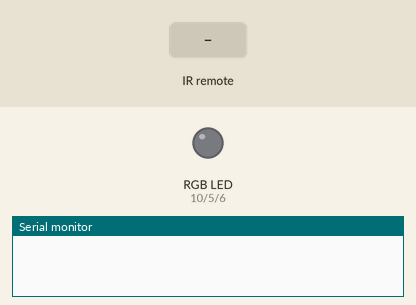
Simulated run of this program. Board: Arduino Uno, built with avr-gcc and run on an emulated ATmega328P. On the bench: an RGB LED mixed from three pins (HIGH = lit), the last lines printed to the serial monitor. The inputs (shaded band) are chosen by the test bench. Dim RGB values are drawn brighter than linear.

Above: at 1.2 s.
1.3 s: infrared code 0xBA45FF00 received
At 2.3 s:
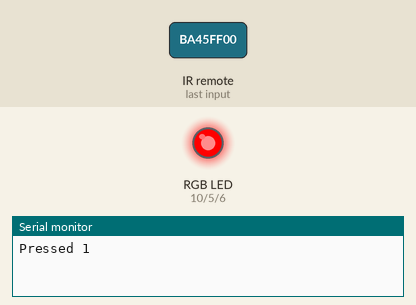
2.8 s: infrared code 0xAD52FF00 received
At 3.4 s:
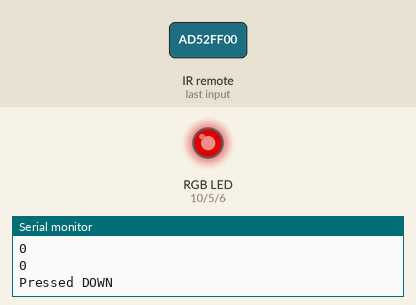
4.3 s: infrared code 0xE718FF00 received
At 4.6 s:
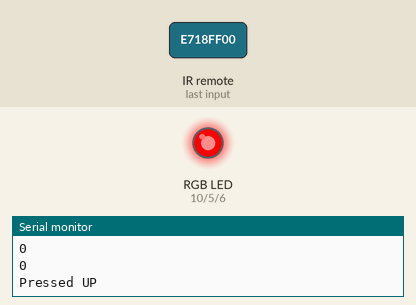
5.8 s: infrared code 0xB946FF00 received
At 6.9 s:
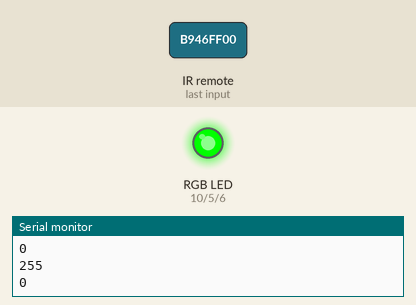
7.3 s: infrared code 0xB847FF00 received
At 8.0 s:
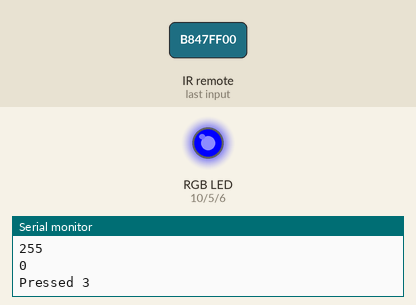
8.8 s: infrared code 0xBB44FF00 received
At 9.2 s:
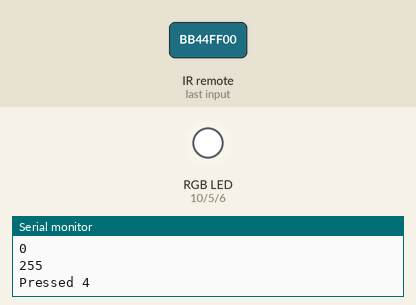
Timing chart, 0 to 11.3 s (numbered marks = the images above; inputs shaded):
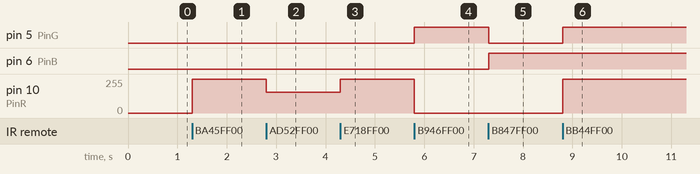

Measured:
- after the input at 1.3 s, pin 10 (PinR): 0/255 → 255/255 at once
- after the input at 2.8 s, pin 10 (PinR): 255/255 → 155/255 at once
- after the input at 4.3 s, pin 10 (PinR): 155/255 → 255/255 at once
- after the input at 5.8 s, pin 5 (PinG): LOW → HIGH at once; pin 10 (PinR): 255/255 → 0/255 at once
- after the input at 7.3 s, pin 5 (PinG): HIGH → LOW at once; pin 6 (PinB): LOW → HIGH at once
- after the input at 8.8 s, pin 5 (PinG): LOW → HIGH at once; pin 10 (PinR): 0/255 → 255/255 at once

The program:

main.cpp
```cpp
#include <Arduino.h>
#include <IRremote.h>
/*
ok button to give me white LED,
each buttton from 1 to 9 to give me different colors.
down button to reduce brightness in steps until min, similarly, up button to increase brightness
to max. brighteness settign to stay same on change of color.
0 button to bring back to white color with pre exisiting brightness settings
*/

const int PinR= 10;
const int PinG= 5;
const int PinB= 6;
const int PinIR= 9;
String mycom;
int glow_rgb(int x, int y, int z);
int red_state=0;
int green_state=0;
int blue_state=0;
// int brightness_red=255;
// int brightness_green=255;
// int brightness_blue=255;
int brightness=255;

void setup() {
pinMode(PinR, OUTPUT);
pinMode(PinG, OUTPUT);
pinMode(PinB, OUTPUT);
IrReceiver.begin(PinIR, false); // IrReceiver is the object that the library gives.
Serial.begin(9600);
}

void loop() {
if (IrReceiver.decode()){   // this is true only when a data is received
mycom = String(IrReceiver.decodedIRData.decodedRawData, HEX);
switch(IrReceiver.decodedIRData.decodedRawData)  // switch can only take non String, so directly using the raw output
{
case 0xba45ff00:
    Serial.println("Pressed 1");
    red_state=brightness;
    green_state=0;
    blue_state=0;
    break;
case 0xb946ff00:
    Serial.println("Pressed 2");
    red_state=0;
    green_state=brightness;
    blue_state=0;
    break;
case 0xb847ff00:
    Serial.println("Pressed 3");
    red_state=0;
    green_state=0;
    blue_state=brightness;
    break;
case 0xbb44ff00: // white
    Serial.println("Pressed 4");
    red_state=brightness;
    green_state=brightness;
    blue_state=brightness;
    break;
case 0xbf40ff00: //R+G
    Serial.println("Pressed 5");
    red_state=brightness;
    green_state=brightness;
    blue_state=0;
    break;
case 0xbc43ff00: // R+B
    Serial.println("Pressed 6");
    red_state=brightness;
    green_state=0;
    blue_state=brightness;
    break;
case 0xf807ff00: // G+B
    Serial.println("Pressed 7");
    red_state=0;
    green_state=brightness;
    blue_state=brightness;
    break;
case 0xe718ff00:
    Serial.println("Pressed UP");
    if((brightness<255) & (brightness>0)){
    brightness = min(brightness +100,255);
    }
    if((red_state<255) & (red_state>0)){
    red_state = brightness;
    }
    if((green_state<255) & (green_state>0)){
    green_state = brightness;
    }
    if((blue_state<255) & (blue_state>0)){
    blue_state = brightness;
    }
    break;
case 0xad52ff00:
    Serial.println("Pressed DOWN");
    if(brightness>0){
    brightness = max(brightness -100, 1);
    }
    if(red_state>0){
    red_state = brightness;
    }
    if(green_state>0){
    green_state = brightness;
    }
    if(blue_state>0){
    blue_state = brightness;
    }
    break;
default:
    Serial.println("Not sure of the key you pressed!");
}

glow_rgb(red_state, green_state, blue_state);
delay(1000);

Serial.println(red_state);
Serial.println(green_state);
Serial.println(blue_state);
IrReceiver.resume();
}
}

int glow_rgb(int red, int green, int blue){
  analogWrite(PinR,red);
  analogWrite(PinG,green);
  analogWrite(PinB,blue);
  return 0;
}
```
